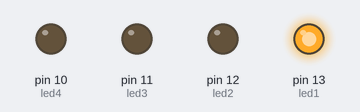
A sketch run on a simulated Arduino Uno, built with avr-gcc and run on an emulated ATmega328P. On the bench: output pins drawn as LEDs (lit = HIGH).

Above: at 0.05 s.
At 1.35 s:
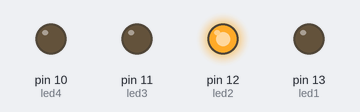
At 2.15 s:
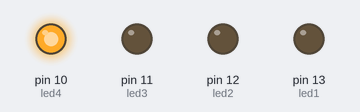
At 2.85 s:
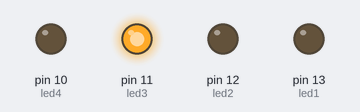
Timing chart, 0 to 3.1 s (numbered marks = the images above):
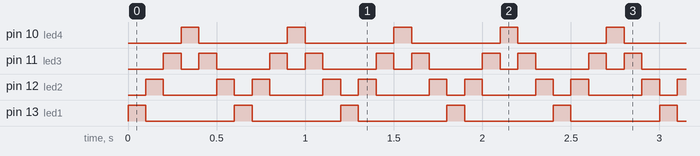

Measured:
- by itself, pin 10 (led4), pin 13 (led1): alternates HIGH for 0.10 s and LOW for 0.50 s
- by itself, pin 11 (led3): repeats every 0.60 s: LOW 0.10 s, HIGH 0.10 s, LOW 0.30 s, HIGH 0.10 s
- by itself, pin 12 (led2): repeats every 0.60 s: LOW 0.30 s, HIGH 0.10 s, LOW 0.10 s, HIGH 0.10 s

The sketch:

led_patten_2.ino
```cpp
int led1 = 13;
int led2 = 12;
int led3 = 11;
int led4 = 10;

int d=100;

void setup() {

  pinMode(led1, OUTPUT);
  pinMode(led2, OUTPUT);
  pinMode(led3, OUTPUT);
  pinMode(led4, OUTPUT);
}

void loop()
{
  digitalWrite(led1,1);
  digitalWrite(led2,0);
  digitalWrite(led3,0);
  digitalWrite(led4,0);
  delay(d);

  digitalWrite(led1,0);
  digitalWrite(led2,1);
  digitalWrite(led3,0);
  digitalWrite(led4,0);
  delay(d);

  digitalWrite(led1,0);
  digitalWrite(led2,0);
  digitalWrite(led3,1);
  digitalWrite(led4,0);
  delay(d);

  digitalWrite(led1,0);
  digitalWrite(led2,0);
  digitalWrite(led3,0);
  digitalWrite(led4,1);
  delay(d);

  digitalWrite(led1,0);
  digitalWrite(led2,0);
  digitalWrite(led3,1);
  digitalWrite(led4,0);
  delay(d);

    digitalWrite(led1,0);
  digitalWrite(led2,1);
  digitalWrite(led3,0);
  digitalWrite(led4,0);
  delay(d);

}
```
